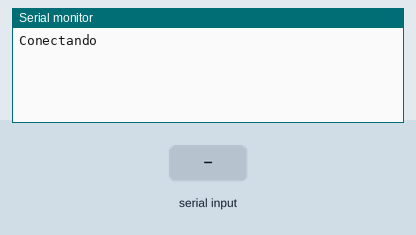
Bench run of a sketch on a simulated Arduino Uno, built with avr-gcc and run on an emulated ATmega328P. Parts: the last lines printed to the serial monitor. Inputs (shaded band) come from the test bench. The modem accepts every AT command (registered, SIM ready, sends succeed) and sends nothing else.

Above: at 3.7 s.
3.8 s: "1" received over the second serial link
At 8.0 s:
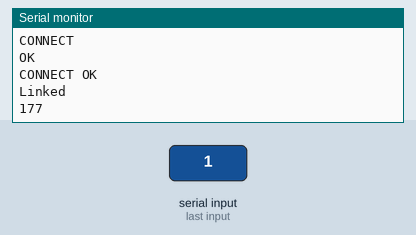
8.5 s: "0" received over the second serial link
At 13.0 s:
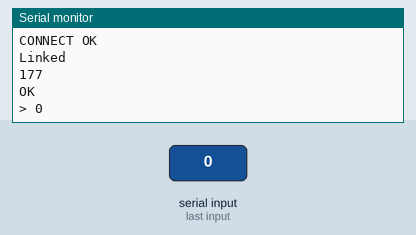
13.2 s: "2" received over the second serial link
At 18.3 s:
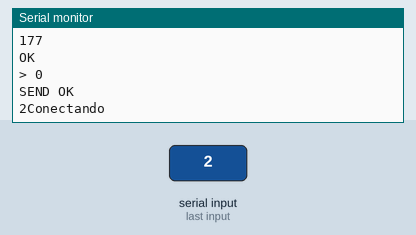

Measured:
- after the input at 3.8 s, the serial monitor: prints a new line after 3.7 s (image 1)
- after the input at 8.5 s, the serial monitor: prints a new line after 4.0 s (image 2)
- after the input at 13.2 s, the serial monitor: prints a new line after 4.3 s (image 3)

The sketch:

prueba_000Host.ino
```cpp
#include <SoftwareSerial.h>
SoftwareSerial BT1(3, 2); // RX | TX CONECTADOS CRUZADOS CON EL MÓDULO WIFI
char serialbuffer[100];
void setup()
{ Serial.begin(115200);
  BT1.begin(115200);
  BT1.println("AT+CWMODE=1"); // Establecer modo estación
  delay(500);
 // BT1.println("AT+CWQAP"); // QUITAR PUNTO DE ACCESO
  delay(500);
  BT1.println("AT+CWJAP=\"Ponton\",\"12345678\""); // establecer conxión
  // con usuario y contraseña

  //esta es la parte que No estoy seguro si es necesaria//
  BT1.println("AT+CIPMUX=1"); //
  delay(500);
  BT1.println("AT+CIPSERVER=1,80");
  delay(500);
  BT1.println("AT+CIFSR");
  delay(500);


}

void loop()
{

  //output everything from ESP8266 to the Arduino Micro Serial output
  Serial.println("Conectando");
  BT1.println("AT+CIPSTART=\"TCP\",\"frio.000webhostapp.com\",80");
  delay(5000);
  while (BT1.available() > 0) {
    Serial.write(BT1.read());
  }
  String sendcommand = "GET http://frio.000webhostapp.com/variables.php?temp=10&hum=20 HTTP/1.0\r\n\r\n\r\n";

  while (BT1.available() > 0) {
    Serial.write(BT1.read());
  }
  BT1.print("AT+CIPSEND=");
  BT1.println(sendcommand.length());
  Serial.print(sendcommand.length());
  delay(5000);
  while (BT1.available() > 0) {
    Serial.write(BT1.read());
  }
  BT1.println(sendcommand);
  delay(5000);
  while (BT1.available() > 0) {
      Serial.write(BT1.read());
  }

}
```
